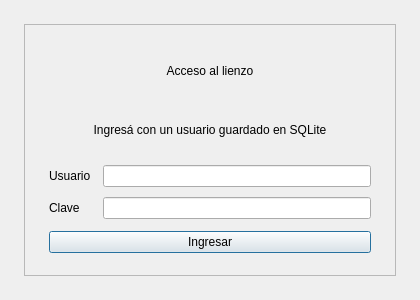
<?xml version="1.0" encoding="UTF-8"?>
<ui version="4.0">
 <class>LoginDialog</class>
 <widget class="QDialog" name="LoginDialog">
  <property name="geometry">
   <rect>
    <x>0</x>
    <y>0</y>
    <width>420</width>
    <height>300</height>
   </rect>
  </property>
  <property name="windowTitle">
   <string>Login</string>
  </property>
  <layout class="QVBoxLayout" name="outerLayout">
   <property name="leftMargin">
    <number>24</number>
   </property>
   <property name="topMargin">
    <number>24</number>
   </property>
   <property name="rightMargin">
    <number>24</number>
   </property>
   <property name="bottomMargin">
    <number>24</number>
   </property>
   <item>
    <widget class="QFrame" name="loginCard">
     <property name="frameShape">
      <enum>QFrame::StyledPanel</enum>
     </property>
     <layout class="QVBoxLayout" name="verticalLayout">
      <property name="leftMargin">
       <number>24</number>
      </property>
      <property name="topMargin">
       <number>22</number>
      </property>
      <property name="rightMargin">
       <number>24</number>
      </property>
      <property name="bottomMargin">
       <number>22</number>
      </property>
      <property name="spacing">
       <number>12</number>
      </property>
      <item>
       <widget class="QLabel" name="titleLabel">
        <property name="text">
         <string>Acceso al lienzo</string>
        </property>
        <property name="alignment">
         <set>Qt::AlignCenter</set>
        </property>
       </widget>
      </item>
      <item>
       <widget class="QLabel" name="subtitleLabel">
        <property name="text">
         <string>Ingresá con un usuario guardado en SQLite</string>
        </property>
        <property name="alignment">
         <set>Qt::AlignCenter</set>
        </property>
       </widget>
      </item>
      <item>
       <layout class="QFormLayout" name="formLayout">
        <property name="verticalSpacing">
         <number>10</number>
        </property>
        <item row="0" column="0">
         <widget class="QLabel" name="usernameLabel">
          <property name="text">
           <string>Usuario</string>
          </property>
         </widget>
        </item>
        <item row="0" column="1">
         <widget class="QLineEdit" name="usernameLineEdit"/>
        </item>
        <item row="1" column="0">
         <widget class="QLabel" name="passwordLabel">
          <property name="text">
           <string>Clave</string>
          </property>
         </widget>
        </item>
        <item row="1" column="1">
         <widget class="QLineEdit" name="passwordLineEdit">
          <property name="echoMode">
           <enum>QLineEdit::Password</enum>
          </property>
         </widget>
        </item>
       </layout>
      </item>
      <item>
       <widget class="QPushButton" name="loginButton">
        <property name="text">
         <string>Ingresar</string>
        </property>
        <property name="minimumHeight">
         <number>42</number>
        </property>
       </widget>
      </item>
     </layout>
    </widget>
   </item>
  </layout>
 </widget>
 <resources/>
 <connections/>
</ui>
